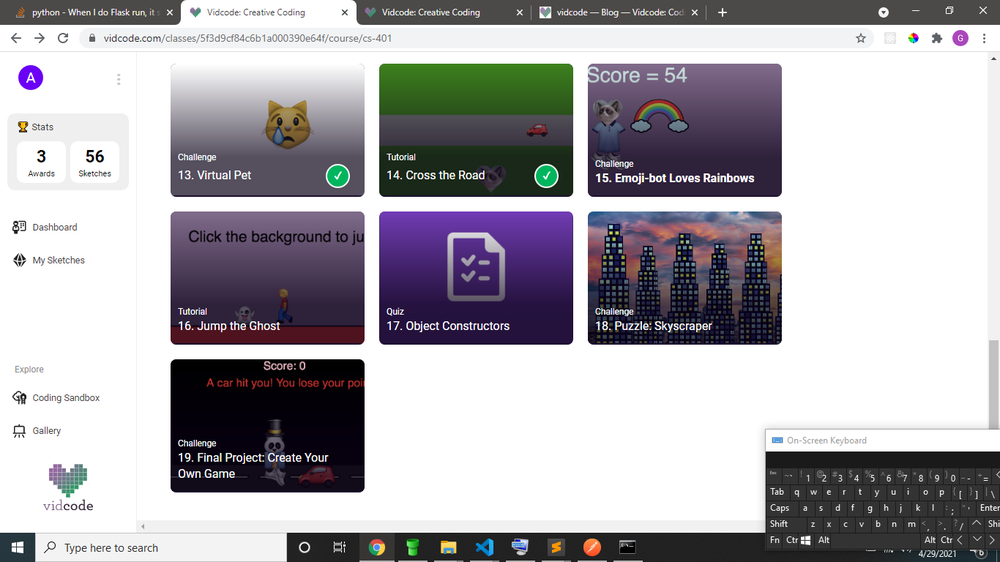
#> input picture Untitled.png, 1000 x 562 px, shrunk from 1366 x 768 before the run
$ python Edge.py
#> lines starting #> are read from the running program, lines starting #| are printed output that depends on the picture
import cv2
import numpy as np

FILENAME = 'Untitled.png'

try:
	img = cv2.imread(FILENAME)
#> img is the input picture: shape (562, 1000, 3); mean B, G, R 175.8, 170.6, 173.1
	edges = cv2.Canny(img, 100, 200)
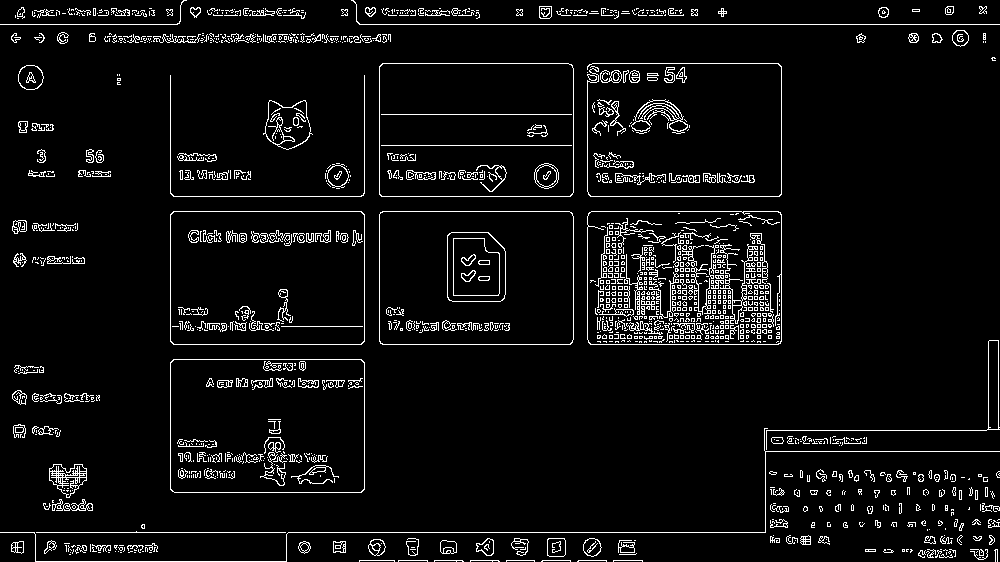
#> edges: shape (562, 1000); 5.6% white in thin lines or dots

	cv2.imwrite('Out.png', edges)

except IOError:
	print("Error while reading files !!!")
